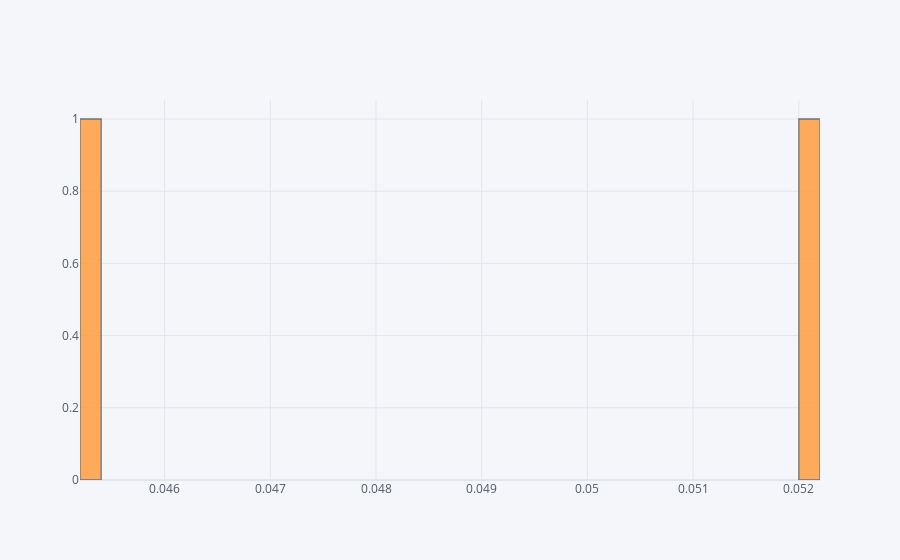

The cell this chart's notebook holds for it:
### Markdown cell above
### residence_type & stroke

### Code cell
print(df0.groupby('residence_type')['stroke'].mean().sort_values())
print()
df0.groupby('residence_type')['stroke'].mean().iplot(kind='histogram',subplots=True,bins=50)

### Figure 1 — Plotly figure (JSON) as saved in the notebook; plotly's stock layout.template omitted (floating-point values rounded to 4 significant figures)
{"data": [{"histfunc": "count", "histnorm": "", "marker": {"color": "rgba(255, 153, 51, 1.0)", "line": {"color": "#4D5663", "width": 1.3}}, "name": "stroke", "nbinsx": 50, "opacity": 0.8, "orientation": "v", "type": "histogram", "x": [0.04535, 0.052], "xaxis": "x", "yaxis": "y"}], "layout": {"barmode": "overlay", "legend": {"bgcolor": "#F5F6F9", "font": {"color": "#4D5663"}}, "paper_bgcolor": "#F5F6F9", "plot_bgcolor": "#F5F6F9", "title": {"font": {"color": "#4D5663"}}, "xaxis": {"anchor": "y", "domain": [0, 1], "gridcolor": "#E1E5ED", "showgrid": true, "tickfont": {"color": "#4D5663"}, "title": {"font": {"color": "#4D5663"}, "text": ""}, "zerolinecolor": "#E1E5ED"}, "yaxis": {"anchor": "x", "domain": [0, 1], "gridcolor": "#E1E5ED", "showgrid": true, "tickfont": {"color": "#4D5663"}, "title": {"font": {"color": "#4D5663"}, "text": ""}, "zerolinecolor": "#E1E5ED"}}}
